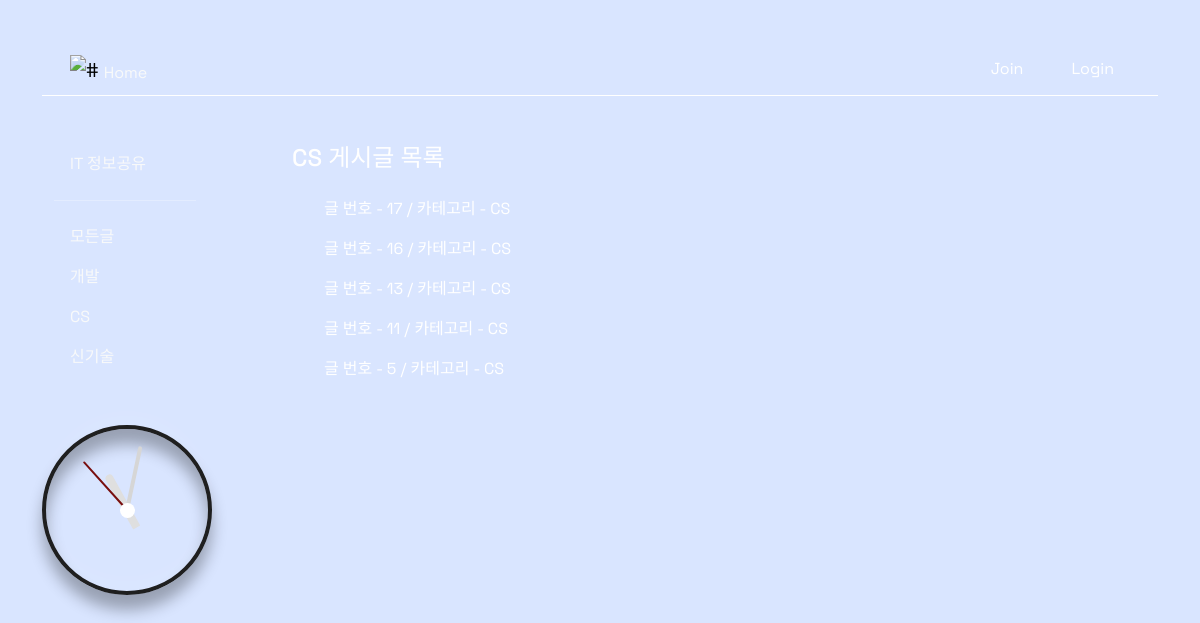
Page /posts/category/CS/ on the committed database.
### posts/models.py (models this page shows)
class Post(models.Model):
    title = models.CharField(max_length=80)
    content = models.TextField(null=False)
    category = models.CharField(max_length=20)
    deadline = models.DateField(null=True)
    created_at = models.DateTimeField(auto_now_add=True)
    updated_at = models.DateTimeField(auto_now=True)

### posts/views.py (the view)
# urls.py: path('category/<str:subject>/', views.category, name='category'),
def category(request, subject):
    subject = subject
    posts = Post.objects.filter(category=subject).order_by('-pk')
    context = {
        'subject': subject,
        'posts': posts,
    }
    return render(request, 'posts/category.html', context)

### posts/templates/posts/category.html
{% extends 'accounts/base.html' %}
{% block content %}
<div class="container-fluid d-flex flex-column mb-3">
    <h4> {{ subject }} 게시글 목록</h4>
</div>
<div class="container-fluid d-flex flex-column">
    {% for post in posts %}
        <ul>
            <li class="spread-underline" style="list-style: none;">
                <a href="{% url 'posts:detail' post.pk %}">글 번호 - {{ post.pk }} / 카테고리 - {{ post.category }}</a>
            </li>
        </ul>
    {% endfor %}
</div>
{% endblock content %}

### accounts/templates/accounts/base.html (style rules this page uses)
html { height: 100%; width: 100%; }
body { font-family: 'Space Grotesk', sans-serif; color: white; background-image: url(https://cdn.discordapp.com/attachments/1052100027297841152/1093772885170073722/pic.jpg); background-color: #D9E5FF; background-size: 100% 100%; border-radius: 2rem; object-fit: none; width: 100%; height: 100%; min-height: 150vh; }
a { text-decoration: none; color: white; }
.spread-underline { color: #333; text-decoration: none; position: relative; width: fit-content; }
.spread-underline:after { background: none repeat scroll 0 0 transparent; bottom: 0; content: ""; display: block; height: 2px; left: 50%; position: absolute; background: #FF4500; transition: width 0.3s ease 0s, left 0.3s ease 0s; width: 0; }
* { margin: 0; margin: 0; box-sizing: border-box; }

### rows in the picture
Post: pk "17", category "CS"
Post: pk "16", category "CS"
Post: pk "13", category "CS"
Post: pk "11", category "CS"
Post: pk "5", category "CS"

### other values in the picture
{{ subject }} "CS"
